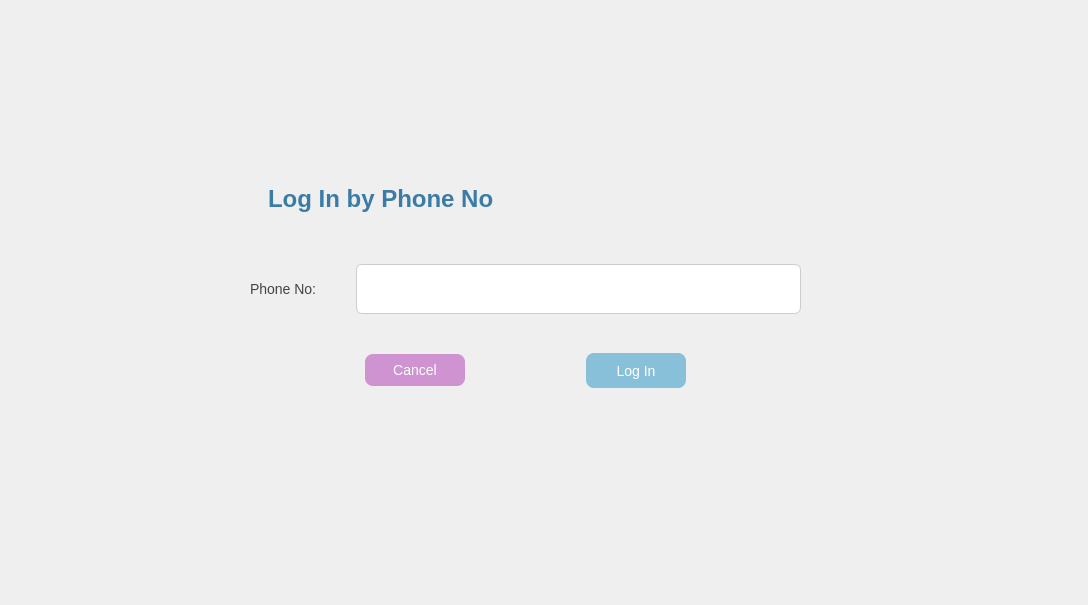
<?xml version="1.0" encoding="UTF-8"?>
<ui version="4.0">
 <class>forgetpassword</class>
 <widget class="QDialog" name="forgetpassword">
  <property name="geometry">
   <rect>
    <x>0</x>
    <y>0</y>
    <width>1088</width>
    <height>605</height>
   </rect>
  </property>
  <property name="windowTitle">
   <string>Dialog</string>
  </property>
  <property name="styleSheet">
   <string notr="true">QDialog {
    background-image: url(:/images/signup_and_login.png);
    background-repeat: no-repeat;
    background-position: center;
    background-attachment: fixed;
}</string>
  </property>
  <widget class="QWidget" name="verticalLayoutWidget">
   <property name="geometry">
    <rect>
     <x>250</x>
     <y>140</y>
     <width>551</width>
     <height>281</height>
    </rect>
   </property>
   <layout class="QVBoxLayout" name="verticalLayout">
    <item>
     <widget class="QLabel" name="titleLabel">
      <property name="sizePolicy">
       <sizepolicy hsizetype="Preferred" vsizetype="Fixed">
        <horstretch>0</horstretch>
        <verstretch>0</verstretch>
       </sizepolicy>
      </property>
      <property name="minimumSize">
       <size>
        <width>250</width>
        <height>50</height>
       </size>
      </property>
      <property name="styleSheet">
       <string notr="true">QLabel#titleLabel {
    font-size: 24px;
    font-weight: bold;
    color: #3a7ca5;
    padding: 12px;
}</string>
      </property>
      <property name="text">
       <string>Log In by Phone No</string>
      </property>
     </widget>
    </item>
    <item>
     <layout class="QHBoxLayout" name="phonenoLayout">
      <item>
       <widget class="QLabel" name="phonenoLabel">
        <property name="sizePolicy">
         <sizepolicy hsizetype="Fixed" vsizetype="Fixed">
          <horstretch>0</horstretch>
          <verstretch>0</verstretch>
         </sizepolicy>
        </property>
        <property name="minimumSize">
         <size>
          <width>100</width>
          <height>0</height>
         </size>
        </property>
        <property name="styleSheet">
         <string notr="true">QLabel {
    font-size: 14px;
    color: #444;
}</string>
        </property>
        <property name="text">
         <string>Phone No:</string>
        </property>
       </widget>
      </item>
      <item>
       <widget class="QLineEdit" name="phonenoLine">
        <property name="minimumSize">
         <size>
          <width>250</width>
          <height>50</height>
         </size>
        </property>
        <property name="styleSheet">
         <string notr="true">QLineEdit {
    font-size: 14px;
    padding: 6px;
    border: 1px solid #ccc;
    border-radius: 6px;
    background-color: white;
}</string>
        </property>
       </widget>
      </item>
     </layout>
    </item>
    <item>
     <layout class="QHBoxLayout" name="horizontalLayout">
      <item>
       <widget class="QPushButton" name="cancelButton">
        <property name="sizePolicy">
         <sizepolicy hsizetype="Fixed" vsizetype="Fixed">
          <horstretch>0</horstretch>
          <verstretch>0</verstretch>
         </sizepolicy>
        </property>
        <property name="minimumSize">
         <size>
          <width>100</width>
          <height>30</height>
         </size>
        </property>
        <property name="styleSheet">
         <string notr="true">QPushButton#cancelButton {
    background-color: #ce93d0;
    color: white;
    font-size: 14px;
    padding: 8px 16px;
    border: none;
    border-radius: 8px;
}
QPushButton#cancelButton:hover {
    background-color: #bb7abc;
}</string>
        </property>
        <property name="text">
         <string>Cancel</string>
        </property>
       </widget>
      </item>
      <item>
       <widget class="QPushButton" name="submitButton">
        <property name="sizePolicy">
         <sizepolicy hsizetype="Fixed" vsizetype="Fixed">
          <horstretch>0</horstretch>
          <verstretch>0</verstretch>
         </sizepolicy>
        </property>
        <property name="minimumSize">
         <size>
          <width>100</width>
          <height>35</height>
         </size>
        </property>
        <property name="styleSheet">
         <string notr="true">QPushButton#submitButton {
    background-color: #88bfd9;
    color: white;
    font-size: 14px;
    padding: 8px 16px;
    border: none;
    border-radius: 8px;
}
QPushButton#submitButton:hover {
    background-color: #6aaac1;
}</string>
        </property>
        <property name="text">
         <string>Log In</string>
        </property>
       </widget>
      </item>
     </layout>
    </item>
   </layout>
  </widget>
 </widget>
 <resources/>
 <connections/>
</ui>
